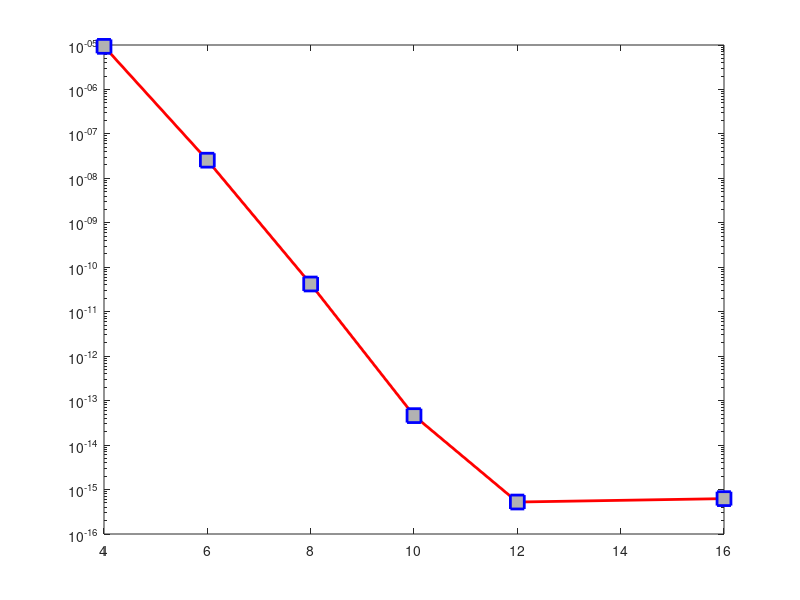

Reproduce this figure in MATLAB.
%----------------------------------------------------------------
%  We want to solve | u''(x)+u(x)=f(x) s.t 0<x<1 by collocation method
%                   |
%                   | u(0)=0,  u(1)=0
%----------------------------------------------------------------                 
clear
clc
format shorte
V = [4 6 8 10 12 16];
k = 1;
for n = V
h = 1/n;
x = 0:h:1;
N = length(x);
%% Basis function
phi = @(x,j) (1+x).^(j); %- x.^(j+1);
dxxphi = @(x,j) (j)*(j-1).*(1+x).^(j-2); %- j*(j+1).*x.^(j-1);
%% Matrices
A = zeros(N);
M = zeros(N);
I = eye(N);
for i=1:N
    for j=1:N
        A(i,j) = dxxphi(x(i),j);
        M(i,j) = phi(x(i),j);
    end
end
%%
u = @(x) sin(x)/sin(1) -x;
f = @(x) -x;
F = [u(0);f(x(2:end-1)');u(1)];
H = A+M;
H(1,:) = M(1,:);
H(end,:) = M(end,:);
C = H\F;
U = M*C;
E(k) = norm(U-u(x'),inf);
k = k+1;
end
%% Plot
semilogy(V,E,'-rs',...
    'LineWidth',2,...
    'MarkerSize',10,...
    'MarkerEdgeColor','b',...
    'MarkerFaceColor',[0.7,0.7,0.7])
